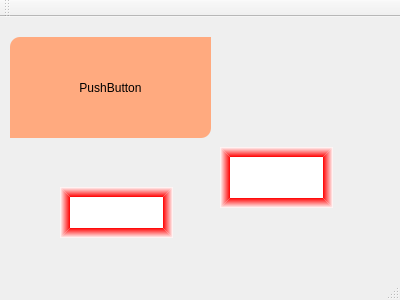
<?xml version="1.0" encoding="UTF-8"?>
<ui version="4.0">
 <class>MainWindow</class>
 <widget class="QMainWindow" name="MainWindow">
  <property name="geometry">
   <rect>
    <x>0</x>
    <y>0</y>
    <width>400</width>
    <height>300</height>
   </rect>
  </property>
  <property name="windowTitle">
   <string>MainWindow</string>
  </property>
  <widget class="QWidget" name="centralWidget">
   <widget class="QPushButton" name="pushButton">
    <property name="geometry">
     <rect>
      <x>10</x>
      <y>20</y>
      <width>201</width>
      <height>101</height>
     </rect>
    </property>
    <property name="styleSheet">
     <string notr="true">border-top-left-radius:10px;
border-bottom-right-radius:10px;
background-color: rgb(255, 170, 127);</string>
    </property>
    <property name="text">
     <string>PushButton</string>
    </property>
   </widget>
   <widget class="QLineEdit" name="lineEdit">
    <property name="geometry">
     <rect>
      <x>60</x>
      <y>170</y>
      <width>113</width>
      <height>51</height>
     </rect>
    </property>
    <property name="styleSheet">
     <string notr="true">border:10px solid;
border-top-color: qlineargradient(spread:pad, x1:0, y1:1, x2:0, y2:0, stop:0 rgba(255, 0, 0, 255), stop:1 rgba(255, 255, 255, 255));
border-left-color: qlineargradient(spread:pad, x1:1, y1:0, x2:0, y2:0, stop:0 rgba(255, 0, 0, 255), stop:1 rgba(255, 255, 255, 255));
border-right-color: qlineargradient(spread:pad, x1:0, y1:0, x2:1, y2:0, stop:0 rgba(255, 0, 0, 255), stop:1 rgba(255, 255, 255, 255));
border-bottom-color: qlineargradient(spread:pad, x1:0, y1:0, x2:0, y2:1, stop:0 rgba(255, 0, 0, 255), stop:1 rgba(255, 255, 255, 255));</string>
    </property>
   </widget>
   <widget class="QLineEdit" name="lineEdit_2">
    <property name="geometry">
     <rect>
      <x>220</x>
      <y>130</y>
      <width>113</width>
      <height>61</height>
     </rect>
    </property>
    <property name="styleSheet">
     <string notr="true">border:10px solid;
border-top-color: qlineargradient(spread:pad, x1:0, y1:1, x2:0, y2:0, stop:0 rgba(255, 0, 0, 255), stop:1 rgba(255, 255, 255, 255));
border-left-color: qlineargradient(spread:pad, x1:1, y1:0, x2:0, y2:0, stop:0 rgba(255, 0, 0, 255), stop:1 rgba(255, 255, 255, 255));
border-right-color: qlineargradient(spread:pad, x1:0, y1:0, x2:1, y2:0, stop:0 rgba(255, 0, 0, 255), stop:1 rgba(255, 255, 255, 255));
border-bottom-color: qlineargradient(spread:pad, x1:0, y1:0, x2:0, y2:1, stop:0 rgba(255, 0, 0, 255), stop:1 rgba(255, 255, 255, 255));</string>
    </property>
   </widget>
  </widget>
  <widget class="QMenuBar" name="menuBar">
   <property name="geometry">
    <rect>
     <x>0</x>
     <y>0</y>
     <width>400</width>
     <height>21</height>
    </rect>
   </property>
  </widget>
  <widget class="QToolBar" name="mainToolBar">
   <attribute name="toolBarArea">
    <enum>TopToolBarArea</enum>
   </attribute>
   <attribute name="toolBarBreak">
    <bool>false</bool>
   </attribute>
  </widget>
  <widget class="QStatusBar" name="statusBar"/>
 </widget>
 <layoutdefault spacing="6" margin="11"/>
 <resources/>
 <connections/>
</ui>
